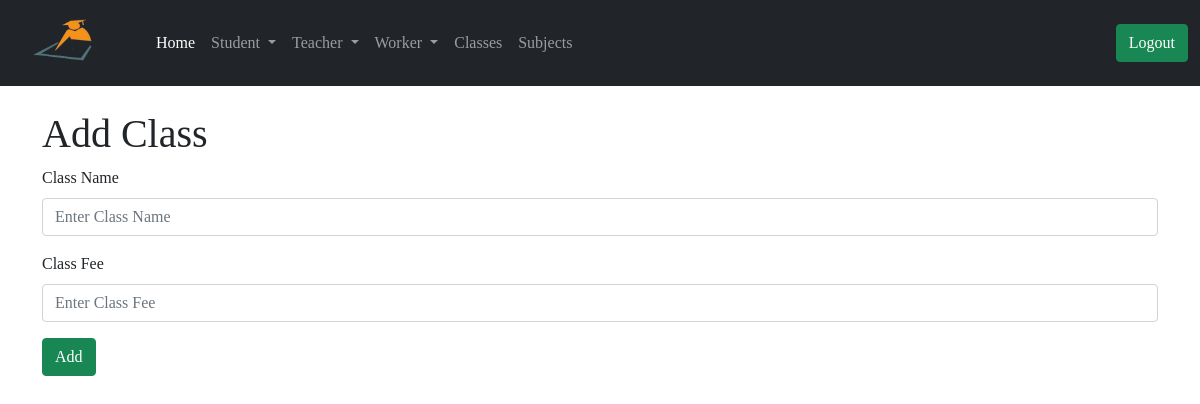
Before: /admin/update_class/2 (signed in) with the older database file.
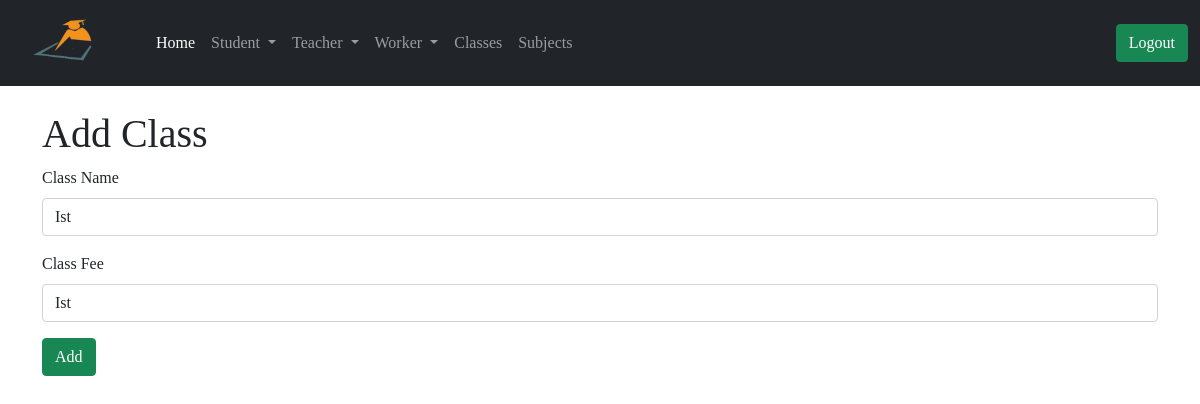
After: the same page with the newer database file.
### app/models.py (models this page shows, shortened)
class Class(db.Model):
    id = db.Column(db.Integer, primary_key=True)
    cls_name = db.Column(db.String(64))
    cls_fee = db.Column(db.String(64))
    admin_id = db.Column(db.Integer, db.ForeignKey('user.id'))
    student = db.relationship('Student', backref='stdclass')
    leavestudent = db.relationship('LeaveStudent', backref='stdclass')
    uploadlecture = db.relationship('UploadLecture', backref='stdclass')
    teacher = db.relationship('Teacher', backref='stdclass')

### app/routes.py (the view)
@app.route('/admin/update_class/<id>', methods=["GET", "POST"])
@login_required
def update_class(id):
    u_class = Class.query.filter_by(id=id).first()
    if request.method == "POST":
        cls_name = request.form['cls_name']
        u_class.cls_name = cls_name
        db.session.commit()
        flash('{} is successfully update!'.format(u_class.cls_name))
        return redirect(url_for('list_of_class'))
    return render_template('admin/add_class.html', title='Update Class', u_class=u_class)

### app/models.py (called while the page is built)
@login.user_loader
def load_user(id):
    return User.query.get(int(id))

### app/routes.py (called while the page is built)
@app.before_request
def before_request():
    g.user = None
    if 'teacher_id' in session:
        user = Teacher.query.filter_by(id=session['teacher_id']).first()
        g.user = user

@app.before_request
def std_before_request():
    g.std_user = None
    if 'student_id' in session:
        std_user = Student.query.filter_by(id=session['student_id']).first()
        g.std_user = std_user

### app/templates/admin/add_class.html
{% extends 'admin/base.html' %}
{% block content %}
<div class="container">
<h1 class="mt-4">Add Class</h1>
<form method="POST">
    <div class="mb-3">
      <label for="Inputname" class="form-label">Class Name</label>
      <input type="text" class="form-control" name="cls_name" value="{{u_class.cls_name}}" id="Inputname" placeholder="Enter Class Name" required>
    </div>
    <div class="mb-3">
      <label for="fee" class="form-label">Class Fee</label>
      <input type="text" class="form-control" name="cls_fee" value="{{u_class.cls_name}}" id="fee" placeholder="Enter Class Fee" required>
    </div>
    <button type="submit" class="btn btn-success">Add</button>
</form>
</div>
{% endblock %}

Changed rows visible on the page:
added Class: cls_name "Ist", cls_fee "Ist"
